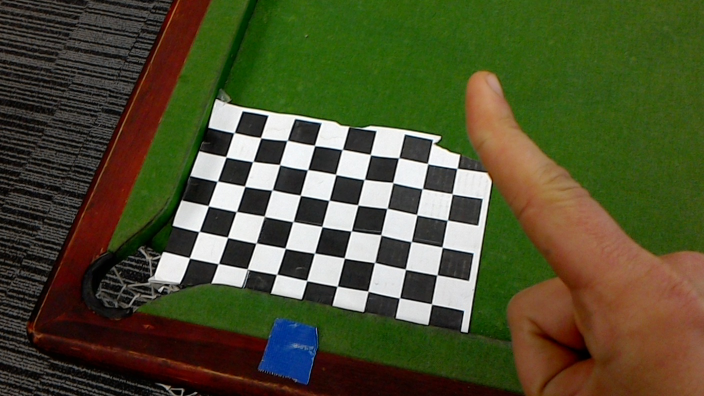
//> input picture test/20180612_190651_HoloLens.jpg, 1408 x 792 px, given in place of pool_hololens.mp4, which was not available (shown at 1/2 size)
$ ./DetectTable   (built with g++ and OpenCV 4)
//> lines starting //> are read from the running program, lines starting //| are printed output that depends on the picture; after the words box and inside, x2 and y2 are one past the last pixel; in counts of white or black regions, pixels touching at a corner belong together; pictures that were not available may be replaced by others from this repository, and a replacement may not be noted
// ConsoleApplication1.cpp : Defines the entry point for the console application.
//


#include <opencv2/opencv.hpp>
#include <iostream>
#include<opencv2/video/video.hpp>
#include<opencv2/video/background_segm.hpp>


using namespace std;
using namespace cv;

//global variables

Mat frame;
Mat blur_frame;
Mat HSVframe;
Mat gray;
Mat mask;
Mat fgMaskMOG; //fg mask generated by MOG method
Mat fgMaskMOG2; //fg mask fg mask generated by MOG2 method
Mat canny_output; //countours
Ptr<BackgroundSubtractor> pMOG; //MOG Background subtractor
Ptr<BackgroundSubtractor> pMOG2; //MOG2 Background subtractor
vector<Mat> channels(3);


int main() {

    // Create a VideoCapture object and open the input file
    // If the input is the web camera, pass 0 instead of the video file name
    VideoCapture cap("pool_hololens.mp4");

    // Default resolution of the frame is obtained.The default resolution is system dependent.
    int frame_width = cap.get(CV_CAP_PROP_FRAME_WIDTH);
    int frame_height = cap.get(CV_CAP_PROP_FRAME_HEIGHT);


    // Check if camera opened successfully
    if (!cap.isOpened()) {
        cout << "Error opening video stream or file" << endl;
        return -1;
    }

    bool Play = true;

    while (1) {

        // Capture frame-by-frame
        if (Play){
            cap >> frame;
//> frame is the input picture: 792 rows x 1408 cols, CV_8UC3; mean B, G, R 48.1, 79.7, 78.2

            // If the frame is empty, break immediately
            if (frame.empty())
                break;

            // convert to green chromaticity
            Mat gc = Mat(Size(frame.cols, frame.rows), CV_8UC1);
            for (int i = 0; i < frame.rows; ++i)
            {
                for (int j = 0; j < frame.cols; ++j)
                {
                    Vec3b RGB = frame.at<Vec3b>(i, j);
                    int G = RGB[1];
                    int sRGB = int(RGB[0]) + int(RGB[1]) + int(RGB[2]);
                    float g = float(G) / float(sRGB);
                    gc.at<char>(i, j) = char(g * 255.0f);
                }
            }
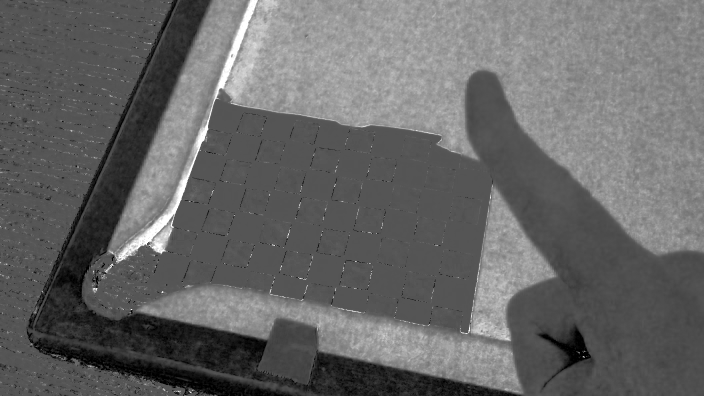
//> gc: 792 rows x 1408 cols, CV_8UC1 (shown at 1/2 size); min 0, max 255, mean 102.6

            Mat bg;
		    threshold(gc, bg, 0, 255, CV_THRESH_BINARY | CV_THRESH_OTSU);
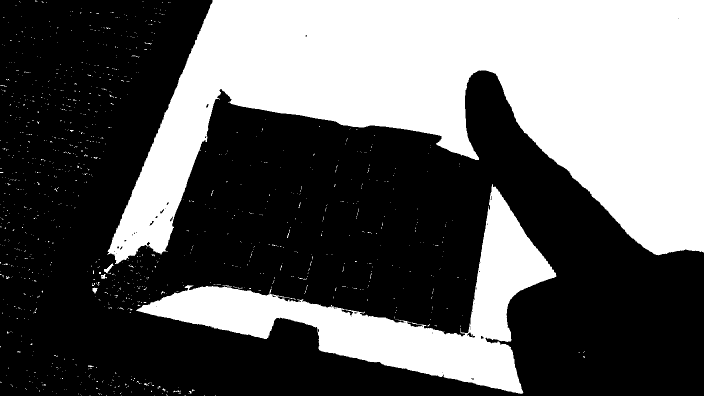
//> bg: 792 rows x 1408 cols, CV_8UC1 (shown at 1/2 size); 37.9% white; 1176 white regions (1163 under 20 px)


		    // [121 lines of commented-out code are left out]
            Mat hframe;
            Scalar tempval = mean (hframe);
            float Hmean=tempval.val[0];

            //Detect contours avec FindContours
            vector<vector<Point> > contours;
            vector<Vec4i> hierarchy;
            findContours(bg, contours, hierarchy, CV_RETR_TREE, CV_CHAIN_APPROX_SIMPLE, Point(0, 0) );
//> contours = 1233 contours, 1219 with area under 20; largest, box (x1, y1, x2, y2) and area: (214, 0, 1408, 528) 333984, (272, 368, 1113, 788) 82554, (208, 527, 228, 547) 104, (933, 664, 951, 676) 90, (185, 575, 195, 587) 60


            // Approximate contours to polygons + get bounding rects and circles
            // Draw polygonal contour + bonding rects + circles // Select right balls

            vector<vector<Point> > contours_poly( contours.size() );
//> contours_poly = 1233 empty contours
            vector<Point2f>center( contours.size() );
            vector<float>radius( contours.size() );
            int maxRadius = 60;
            int MinRadius = 8;
            Scalar color_ball = Scalar(255,255,255);
            Scalar color_table = Scalar(100,10,10);
            Mat temp = Mat::zeros( frame.size(), CV_8UC3);
            Mat drawing = Mat::zeros(frame.size(), CV_8UC1);
            vector<vector<Point> >hull( contours.size() );
//> hull = 1233 empty contours
            int largest_area=0;
            int largest_contour_index=0;

            for( int i = 0; i < contours.size(); i++ ){
                convexHull(Mat(contours[i]), hull[i]);
                approxPolyDP(hull[i], contours_poly[i], 3, true );
                minEnclosingCircle( contours_poly[i], center[i], radius[i] );
                double rad =radius[i];
                double area=contourArea(hull[i],false);
                if(area>largest_area){
                    largest_area=area;
                    largest_contour_index=i;}
                if (rad<maxRadius and rad>MinRadius){
                    //drawContours( drawing, contours_poly, i, color, 1, 8, vector<Vec4i>(), 0,Point() );
                    circle(drawing, center[i], (int)radius[i], color_ball, 2, 8, 0 );
                    circle(frame, center[i], (int)radius[i], color_ball, 2, 8, 0 );
                    }
            }
//> this loop made 1233 passes
//> (rad, area, largest_area) on passes 69, 237, 261, 333, 405, 674, 1213: (4.72, 25, 25), (3.81, 27, 27), (6.09, 72.5, 72), (6.27, 81, 81), (11.34, 178.5, 178), (421.5, 185608, 185608), (648.5, 565056, 565056)
//> (rad, area) on passes 313, 534, 682: (8.56, 35), (8.38, 21), (8.73, 110.5)
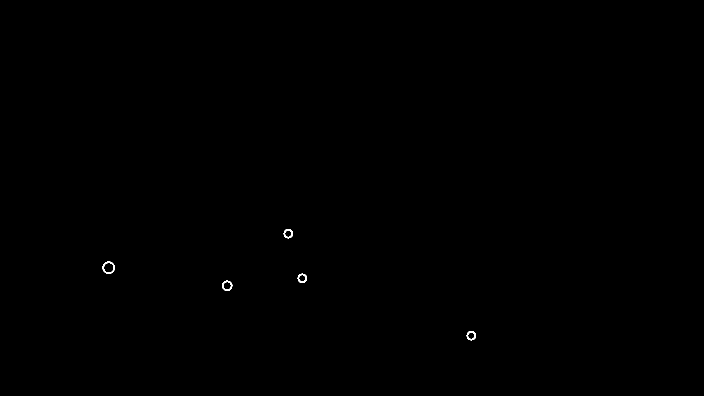
//> drawing: 792 rows x 1408 cols, CV_8UC1 (shown at 1/2 size); 0.08% white; 5 white regions
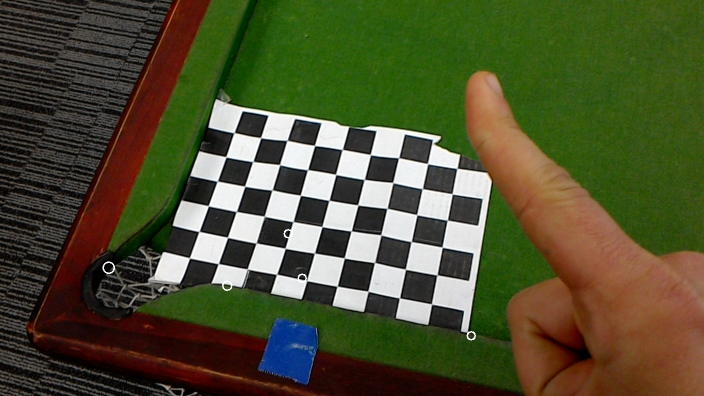
//> frame: 792 rows x 1408 cols, CV_8UC3 (shown at 1/2 size); 0.08% of pixels changed, all inside (x1, y1, x2, y2) = (205, 458, 952, 681)
//> after the loop, hull = 1233 contours, 1210 with area under 20; largest, box (x1, y1, x2, y2) and area: (214, 0, 1408, 528) 565056, (272, 368, 1113, 788) 185608, (208, 527, 228, 547) 178, (933, 664, 951, 676) 110, (202, 548, 214, 558) 81; contours_poly = 1233 contours, 1225 with area under 20; largest, box (x1, y1, x2, y2) and area: (214, 0, 1408, 528) 563826, (272, 368, 1113, 788) 183730, (208, 527, 228, 547) 131, (933, 664, 951, 675) 85, (202, 548, 214, 558) 70, (185, 576, 195, 587) 45, (293, 483, 301, 493) 32, (319, 417, 328, 428) 22; center = 1233 Points (x, y), first 12: [431, 791], [409, 791], [243, 791], [213, 791], [371, 790], [308, 790], [180, 790], [162, 790], [333.5, 790], [157, 789], [203, 789], [161, 788]; radius = 1233 values, max 648.5 at index 1212, min 0.0001 at index 0, mean 1.34; largest_area = 565056; largest_contour_index = 1212

            //drawContours(frame, hull, largest_contour_index, color_table, 3, 8, vector<Vec4i>(), 0, Point());
            drawContours(drawing, hull, largest_contour_index, Scalar(255), 2, 8, vector<Vec4i>(), 0, Point());
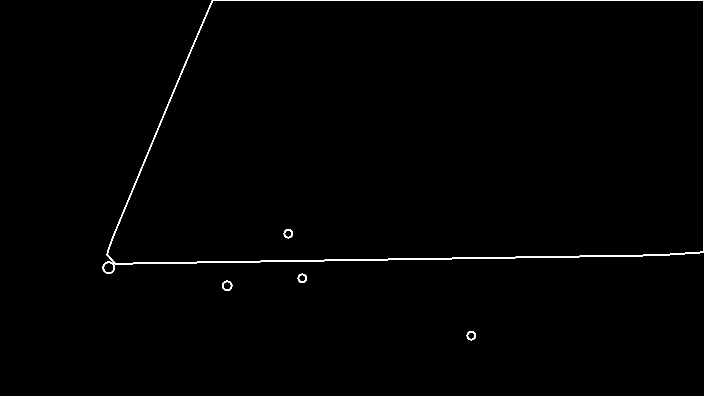
//> drawing: 792 rows x 1408 cols, CV_8UC1 (shown at 1/2 size); 0.8% white; 5 white regions, box (x1, y1, x2, y2) and area: (205, 0, 1408, 548) 8230, (444, 561, 465, 582) 168, (567, 458, 586, 477) 156, (595, 547, 614, 566) 156, (933, 662, 952, 681) 156
            drawContours(temp, hull, largest_contour_index, Scalar(1,1,1), -1, 8, vector<Vec4i>(), 0, Point());
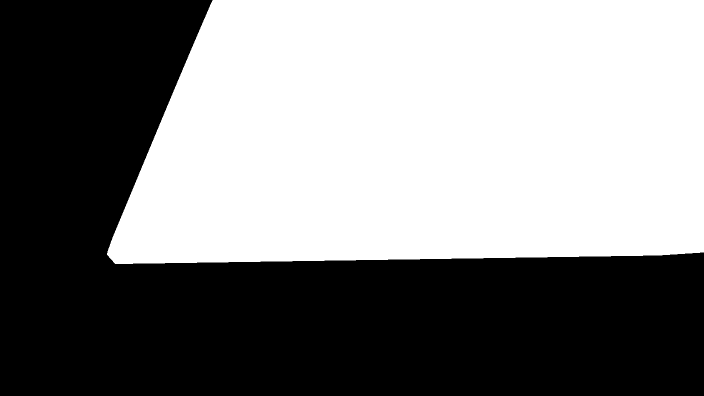
//> temp: 792 rows x 1408 cols, CV_8UC3 (shown at 1/2 size); values 0 (black) and 1 (white), 50.8% white; 1 black region, box (x1, y1, x2, y2) and area: (0, 0, 1408, 792) 548483
            frame = frame.mul(temp);
            drawContours(frame, hull, largest_contour_index, Scalar(1,1,1), 2, 8, vector<Vec4i>(), 0, Point());
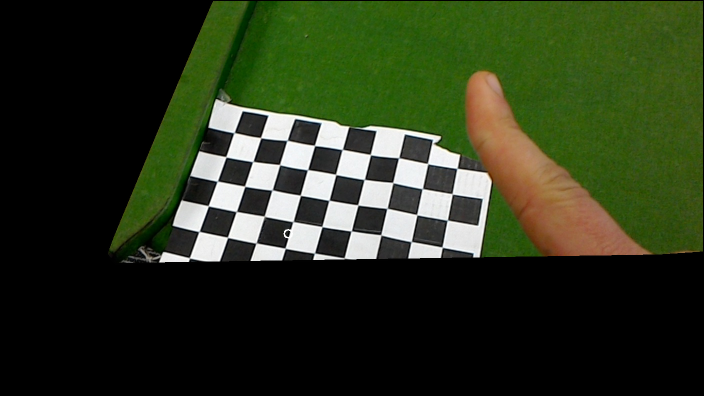
//> frame: 792 rows x 1408 cols, CV_8UC3 (shown at 1/2 size); mean B, G, R 28.7, 52.7, 43.2


            // [9 lines of commented-out code are left out]
		    vector<Vec2f> lines;
		    HoughLines(drawing, lines, 1, 1*CV_PI / 180, 480, 0, 0);
//> lines = 3 lines (rho, theta): [532, 1.55], [1, 1.57], [1406, 0]

            /// Show the result
            for( size_t i = 0; i < lines.size(); i++ )
                {
                float r = lines[i][0], t = lines[i][1];
                double cos_t = cos(t), sin_t = sin(t);
                double x0 = r*cos_t, y0 = r*sin_t;
                double alpha = 1000;

                Point pt1( cvRound(x0 + alpha*(-sin_t)), cvRound(y0 + alpha*cos_t) );
                Point pt2( cvRound(x0 - alpha*(-sin_t)), cvRound(y0 - alpha*cos_t) );
                line(frame, pt1, pt2, Scalar(255,0,0), 3, LINE_AA);

                for (size_t j = 0; j < lines.size(); ++j)
				{
					int x, y;
//> (the run ends here: the program needs code that is not available in this run, at `int r = parametricIntersect(lines[i][0], lines[i][1], lines[j][0], lin..`)

$ run again, on test/20180612_190742_HoloLens.jpg
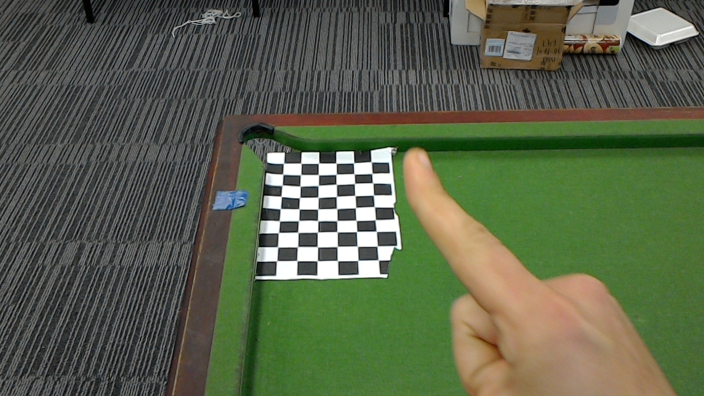
//> input picture test/20180612_190742_HoloLens.jpg, 1408 x 792 px, given in place of pool_hololens.mp4, which was not available (shown at 1/2 size)
//> frame is the input picture: 792 rows x 1408 cols, CV_8UC3; mean B, G, R 74.7, 98.3, 90.1
//> `threshold(gc, bg, 0, 255, CV_THRESH_BINARY | CV_THRESH_OTSU);`:
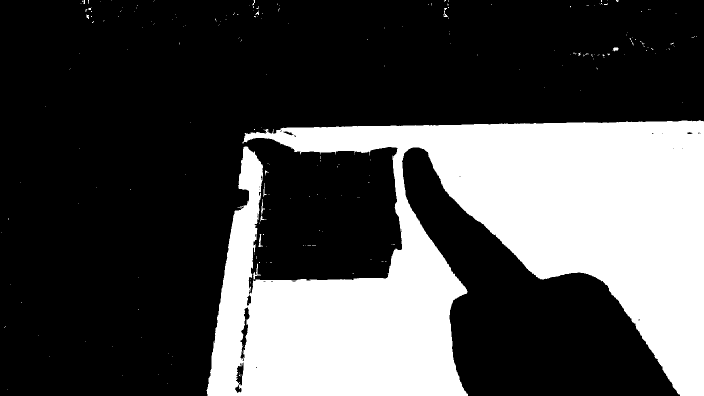
//> bg: 792 rows x 1408 cols, CV_8UC1 (shown at 1/2 size); 29.4% white; 240 white regions (225 under 20 px)
//> contours = 283 contours, 267 with area under 20; largest, box (x1, y1, x2, y2) and area: (413, 240, 1408, 792) 326004, (480, 614, 500, 723) 826, (471, 724, 488, 772) 476, (493, 589, 503, 612) 141, (469, 769, 484, 787) 134
//> `vector<vector<Point> > contours_poly( contours.size() );`: contours_poly = 283 empty contours
//> the loop `for( int i = 0; i < contours.size(); i++ )` made 283 passes
//> (rad, area, largest_area) on passes 21, 83: (16.01, 250, 250), (566.9, 519016.5, 519016)
//> after the loop `for( int i = 0; i < contours.size(); i++ )`: hull = 283 contours, 261 with area under 20; largest, box (x1, y1, x2, y2) and area: (413, 240, 1408, 792) 519016, (480, 614, 500, 723) 1279, (471, 724, 488, 772) 562, (506, 527, 522, 559) 250, (469, 769, 484, 787) 161; contours_poly = 283 contours, 269 with area under 20; largest, box (x1, y1, x2, y2) and area: (413, 242, 1408, 792) 517174, (480, 614, 500, 723) 1144, (471, 724, 487, 772) 410, (506, 527, 522, 559) 236, (469, 769, 484, 787) 126; center = 283 Points (x, y), first 12: [15, 778], [334, 766], [244, 751], [316, 749], [342, 729], [345, 713], [99, 712], [337, 706], [225, 692], [170, 682], [282, 674], [76, 671]; radius = 283 values, max 566.9 at index 82, min 0.0001 at index 0, mean 3.22; largest_area = 519016; largest_contour_index = 82
//> temp: 792 rows x 1408 cols, CV_8UC3; values 0 (black) and 1 (white), 46.7% white; 1 white region, box (x1, y1, x2, y2) and area: (413, 240, 1408, 792) 520509
//> `drawContours(frame, hull, largest_contour_index, Scalar(1,1,1), 2, 8, ..`:
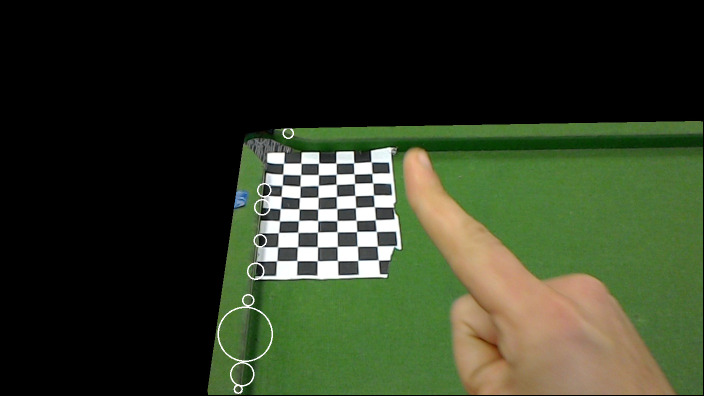
//> frame: 792 rows x 1408 cols, CV_8UC3 (shown at 1/2 size); mean B, G, R 36.4, 58.2, 49.3
//> lines = 3 lines (rho, theta): [790, 1.57], [265, 1.55], [1406, 0]
